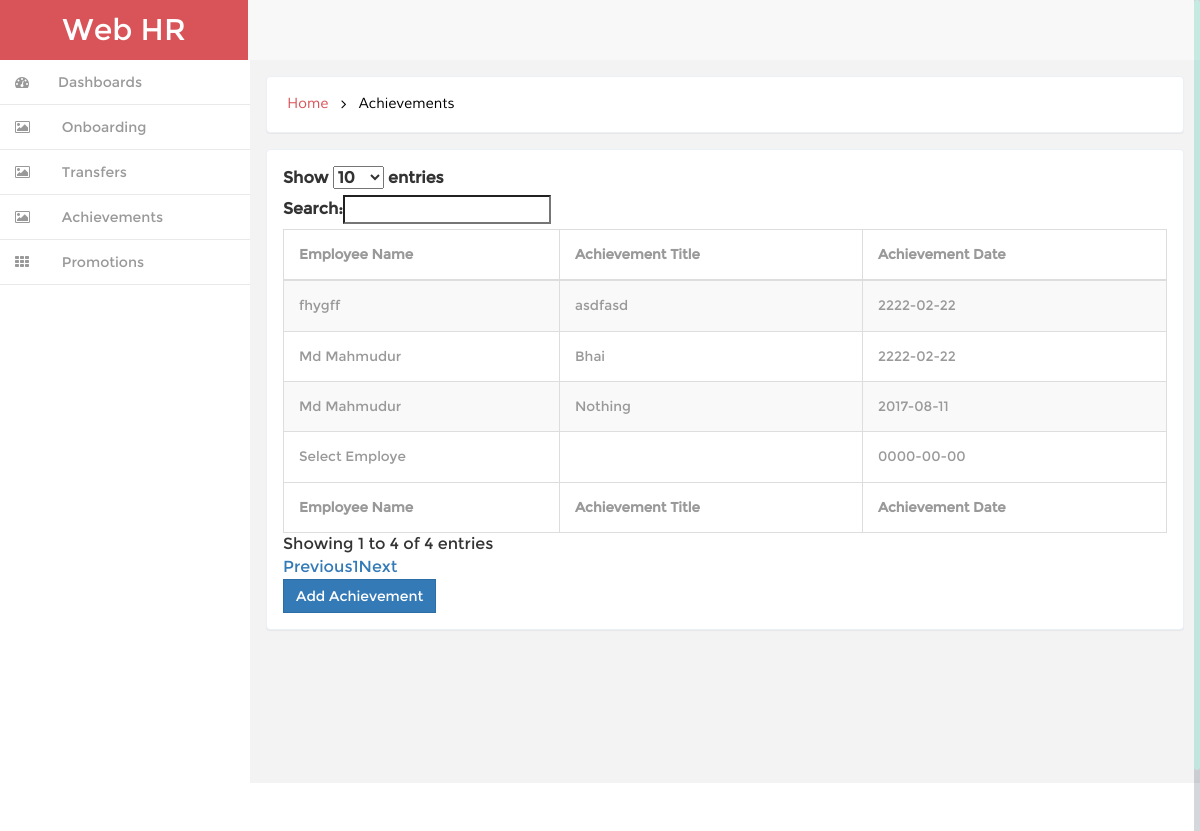
The page /all_achievement.php on the database its author committed.
### tables this page shows
CREATE TABLE `tbl_achievement` (
  `id` int(10) NOT NULL,
  `employee` varchar(255) NOT NULL,
  `achievementTitle` varchar(255) NOT NULL,
  `achievementDate` date NOT NULL
);

### classes/Dbconf.php (called while the page is built, shortened)
<?php
class Dbconf {
    public function __construct() {
        try{
            $this->db_con = new PDO("mysql:host=localhost;dbname=web_hr","root","");
        } catch (PDOException $ex) {
            echo 'Connection error occure'.$ex;
        }
    }
}

### classes/Superadmin.php (called while the page is built, shortened)
<?php
include_once 'Dbconf.php';
class Superadmin extends Dbconf{
public function view_all_achievement_info(){
  $query = "SELECT * FROM  tbl_achievement";
  $statment = $this->db_con->query($query);
  return $statment;
}
}

### all_achievement.php (the view, shortened to what this page needs)
<?php
	include_once 'include/header.php';
	include 'classes/Superadmin.php';
      $obj_sup = new Superadmin();
      $statment=$obj_sup->view_all_achievement_info();
?>
	   <link href="https://cdn.datatables.net/1.10.15/css/dataTables.bootstrap.min.css" rel='stylesheet' type='text/css' />
	   <div id="page-wrapper" class="gray-bg dashbard-1">
       <div class="content-main">
		     <div class="banner">
		    	<h2>
				<a href="index.html">Home</a>
				<i class="fa fa-angle-right"></i>
				<span>Achievements</span>
				</h2>
		    </div>
 	<div class="blank">
			<div class="blank-page">
	        	<table id="example" class="table table-striped table-bordered" cellspacing="0" width="100%">
			        <thead>
			            <tr>
                 			<th>Employee Name</th>
                      		<th>Achievement Title</th>
                      		<th>Achievement Date</th>
            			</tr>
			        </thead>
			        <tfoot>
			            <tr>
                 			<th>Employee Name</th>
                      		<th>Achievement Title</th>
                      		<th>Achievement Date</th>
            			</tr>
			        </tfoot>
			        <tbody>
			         <?php while($row = $statment->fetch(PDO::FETCH_ASSOC)) {?>
            			<tr>
                			<td><?php echo $row['employee']; ?></td>
                			<td><?php echo $row['achievementTitle']; ?></td>
                			<td><?php echo $row['achievementDate']; ?></td>
            			</tr>
            		<?php } ?>
			        </tbody>
			    </table>
			    <div>
                        <a class="btn btn-primary" href="achievement.php" role="button">Add Achievement</a>
                 </div>
	        </div>
	       </div>
 <?php include_once 'include/footer.php';?>

### css/style.css (style rules this page uses)
h4, h5, h6, h1, h2, h3 { margin: 0; }
html, body { font-family:'Montserrat-Regular'; font-size: 100%; background:#F3F3F4; overflow-x: hidden; }
body a { transition:0.5s all; -webkit-transition:0.5s all; -moz-transition:0.5s all; -o-transition:0.5s all; -ms-transition:0.5s all; }
@media (min-width: 768px) { #page-wrapper { position: inherit; margin: 0 0 0 240px; min-height: 1000px; } }
.content-main { background-color: #F3F3F4; padding-top: 1em; }
.banner { background: #fff; display: block; margin: 0em 1em ; padding:1em; border: 1px solid #ebeff6; border-color: #ebeff6; border-radius: 4px; -webkit-border-radius: 4px; -o-border-radius: 4px; -moz-border-radius: 4px; -ms-border-radius: 4px; -webkit-box-shadow: 0 1px 1px rgba(0,0,0,.05); box-shadow: 0 1px 1px rgba(0,0,0,.05); }
.banner h2 { font-size:0.9em; }
.banner h2 a { color:#D95459; text-decoration:none; font-family: 'Muli-Regular'; padding:0.3em ; }
.banner h2 span { color:#000; font-family: 'Muli-Regular'; padding:0.3em ; }
.banner h2 i { color:#000; vertical-align:middle; padding:0.3em ; }
.blank { padding: 1em; min-height: 650px; }
.blank-page { padding: 1em; background: #fff; border: 1px solid #ebeff6; border-radius: 4px; -webkit-border-radius: 4px; -o-border-radius: 4px; -moz-border-radius: 4px; -ms-border-radius: 4px; -webkit-box-shadow: 0 1px 1px rgba(0,0,0,.05); box-shadow: 0 1px 1px rgba(0,0,0,.05); }
.btn { border-radius: 0px; outline: none; }
.table td, .table>tbody>tr>td, .table>tbody>tr>th, .table>tfoot>tr>td, .table>tfoot>tr>th, .table>thead>tr>td, .table>thead>tr>th { padding: 15px !important; font-size: 0.85em; color: #999; border-top: none !important; }
.table { margin-bottom: 0; }

### css/custom.css (style rules this page uses)
#page-wrapper { min-height: 568px; }
@media (min-width:768px) { #page-wrapper { position: inherit; margin: 0 0 0 250px; } }

### rows shown on the page
tbl_achievement: employee "fhygff", achievementTitle "asdfasd", achievementDate "2222-02-22"
tbl_achievement: employee "Md Mahmudur", achievementTitle "Bhai", achievementDate "2222-02-22"
tbl_achievement: employee "Select Employe", achievementDate "0000-00-00"
tbl_achievement: employee "Md Mahmudur", achievementTitle "Nothing", achievementDate "2017-08-11"
